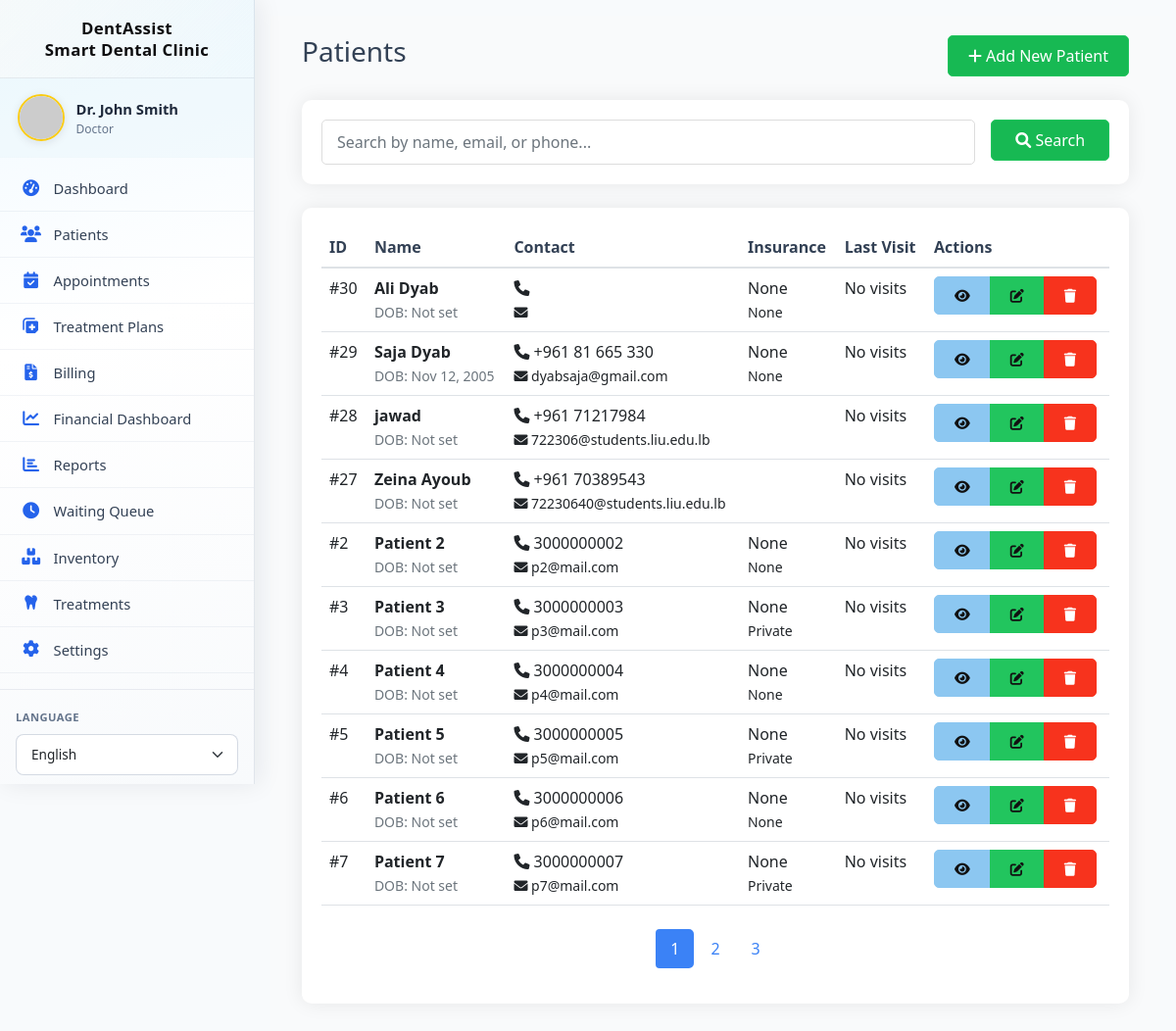
Page /patients/index.php (signed in) on the committed database.
### tables this page shows
CREATE TABLE `patients` (
  `id` int(11) NOT NULL,
  `user_id` int(11) DEFAULT NULL,
  `full_name` varchar(100) NOT NULL,
  `date_of_birth` date DEFAULT NULL,
  `gender` enum('male','female','other') DEFAULT NULL,
  `phone` varchar(20) DEFAULT NULL,
  `email` varchar(100) DEFAULT NULL,
  `emergency_contact_name` varchar(100) DEFAULT NULL,
  `emergency_contact_phone` varchar(20) DEFAULT NULL,
  `emergency_contact_relation` varchar(50) DEFAULT NULL,
  `insurance_provider` varchar(100) DEFAULT NULL,
  `insurance_id` varchar(50) DEFAULT NULL,
  `insurance_type` enum('Private','Social Security','Medicaid','None') DEFAULT 'None',
  `insurance_coverage` int(11) DEFAULT 0,
  `medical_history` text DEFAULT NULL,
  `allergies` text DEFAULT NULL,
  `current_medications` text DEFAULT NULL,
  `past_surgeries` text DEFAULT NULL,
  `chronic_conditions` text DEFAULT NULL,
  `dental_history` text DEFAULT NULL,
  `previous_dentist` varchar(100) DEFAULT NULL,
  `last_visit_date` date DEFAULT NULL,
  `address_line1` varchar(255) DEFAULT NULL,
  `address_line2` varchar(255) DEFAULT NULL,
  `address` varchar(500) DEFAULT NULL,
  `city` varchar(100) DEFAULT NULL,
  `state` varchar(50) DEFAULT NULL,
  `postal_code` varchar(20) DEFAULT NULL,
  `country` varchar(50) DEFAULT 'USA',
  `points` int(11) DEFAULT 0,
  `subscription_type` enum('none','basic','premium','family') DEFAULT 'none',
  `subscription_start_date` date DEFAULT NULL,
  `subscription_end_date` date DEFAULT NULL,
  `referral_code` varchar(20) DEFAULT NULL,
  `referred_by` int(11) DEFAULT NULL,
  `created_at` timestamp NOT NULL DEFAULT current_timestamp(),
  `updated_at` timestamp NOT NULL DEFAULT current_timestamp() ON UPDATE current_timestamp(),
  `created_by` int(11) DEFAULT NULL,
  `subscription_status` enum('none','pending','active','expired') DEFAULT 'none'
);

### api/_helpers.php (called while the page is built, shortened)
<?php
function repo_patient_count_by_search(string $search = ''): int
{
    $db = Database::getInstance();
    $search = trim($search);
    if ($search === '') {
        $row = $db->fetchOne('SELECT COUNT(*) AS count FROM patients');
        return (int) ($row['count'] ?? 0);
    }
    $like = '%' . $search . '%';
    $row = $db->fetchOne(
        'SELECT COUNT(*) AS count FROM patients WHERE full_name LIKE ? OR email LIKE ? OR phone LIKE ?',
        [$like, $like, $like],
        'sss'
    );
    return (int) ($row['count'] ?? 0);
}
function repo_patient_search(string $search, int $limit, int $offset): array
{
    $db = Database::getInstance();
    $search = trim($search);
    if ($search === '') {
        return $db->fetchAll(
            'SELECT * FROM patients ORDER BY created_at DESC LIMIT ? OFFSET ?',
            [$limit, $offset],
            'ii'
        );
    }
    $like = '%' . $search . '%';
    return $db->fetchAll(
        'SELECT * FROM patients WHERE full_name LIKE ? OR email LIKE ? OR phone LIKE ? ORDER BY created_at DESC LIMIT ? OFFSET ?',
        [$like, $like, $like, $limit, $offset],
        'sssii'
    );
}

### includes/db.php (called while the page is built, shortened)
<?php
class Database {
    private $host = DB_HOST;
    private $user = DB_USER;
    private $pass = DB_PASS;
    private $dbname = DB_NAME;
    private $conn;
    private static $instance = null;
    private function __construct() {
        try {
            $this->conn = new mysqli($this->host, $this->user, $this->pass, $this->dbname);
            $this->conn->set_charset("utf8mb4");
        } catch (Exception $e) {
            die("Database connection error: " . $e->getMessage());
        }
    }
    public static function getInstance() {
        if (self::$instance == null) {
            self::$instance = new Database();
        }
        return self::$instance;
    }
    public function query($sql, $params = [], $types = "") {
        $stmt = $this->conn->prepare($sql);
        if (!empty($params)) {
            if (empty($types)) {
                $types = $this->determineTypes($params);
            }
            $stmt->bind_param($types, ...$params);
        }
        if (!$stmt->execute()) {
            $err = $stmt->error ?: $this->conn->error;
            throw new Exception('Query failed: ' . $err);
        }
        return $stmt;
    }
    private function determineTypes($params) {
        $types = '';
        foreach ($params as $param) {
            if (is_int($param)) {
                $types .= 'i';
            } elseif (is_float($param)) {
                $types .= 'd';
            } elseif (is_string($param)) {
                $types .= 's';
            } else {
                $types .= 'b';
            }
        }
        return $types;
    }
    public function fetchOne($sql, $params = [], $types = "") {
        $stmt = $this->query($sql, $params, $types);
        $result = $stmt->get_result();
        if ($result && $result->num_rows > 0) {
            return $result->fetch_assoc();
        }
        return null;
    }
    public function fetchAll($sql, $params = [], $types = "") {
        $stmt = $this->query($sql, $params, $types);
        $result = $stmt->get_result();
        if ($result) {
            return $result->fetch_all(MYSQLI_ASSOC);
        }
        return [];
    }
}
?>

### includes/functions.php (called while the page is built, shortened)
<?php
require_once __DIR__ . '/db.php';
function normalizePatientOptionalDate($value): ?string
{
    if ($value === null) {
        return null;
    }
    $v = trim((string) $value);
    if ($v === '' || $v === '0000-00-00' || $v === '0000-00-00 00:00:00' || preg_match('/^0000-\d{2}-\d{2}/', $v)) {
        return null;
    }
    return $v;
}
function patientHasLastVisitDate($value): bool
{
    return normalizePatientOptionalDate($value) !== null;
}
function formatDate($date, $format = 'M d, Y')
{
    if (empty($date) || is_null($date)) {
        return 'Not set';
    }
    $s = trim((string) $date);
    if ($s === '' || $s === '0000-00-00' || $s === '0000-00-00 00:00:00' || preg_match('/^0000-\d{2}-\d{2}/', $s)) {
        return 'Not set';
    }
    try {
        $dateObj = new DateTime($date);
        $y = (int) $dateObj->format('Y');
        return $dateObj->format($format);
    } catch (Exception $e) {
        return 'Not set';
    }
}

### patients/index.php (the view, shortened to what this page needs)
<?php
require_once __DIR__ . '/../api/_helpers.php';
$search = $_GET['search'] ?? '';
$page = (int) ($_GET['page'] ?? 1);
$limit = 10;
$offset = ($page - 1) * $limit;
$total = repo_patient_count_by_search((string) $search);
$totalPages = ceil($total / $limit);
$patients = repo_patient_search((string) $search, $limit, $offset);
include '../layouts/header.php';
?>
<div class="container-fluid">
    <div class="d-flex justify-content-between align-items-center mb-4">
        <h1 class="h3">Patients</h1>
        <a href="add.php" class="btn btn-primary">
            <i class="fas fa-plus"></i> Add New Patient
        </a>
    </div>
    <div class="card mb-4">
        <div class="card-body">
            <form method="GET" class="row g-3">
                <div class="col-md-10">
                    <input type="text"
                           class="form-control"
                           name="search"
                           placeholder="Search by name, email, or phone..."
                           value="<?php echo htmlspecialchars($search); ?>">
                </div>
                <div class="col-md-2">
                    <button type="submit" class="btn btn-primary w-100">
                        <i class="fas fa-search"></i> Search
                    </button>
                </div>
            </form>
        </div>
    </div>
    <div class="card">
        <div class="card-body">
            <div class="table-responsive">
                <table class="table table-hover">
                    <thead>
                        <tr>
                            <th>ID</th>
                            <th>Name</th>
                            <th>Contact</th>
                            <th>Insurance</th>
                            <th>Last Visit</th>
                            <th>Actions</th>
                        </tr>
                    </thead>
                    <tbody>
                        <?php if (empty($patients)): ?>
                            <tr>
                                <td colspan="6" class="text-center">No patients found</td>
                            </tr>
                        <?php else: ?>
                            <?php foreach ($patients as $patient): ?>
                                <tr>
                                    <td>#<?php echo $patient['id']; ?></td>
                                    <td>
                                        <strong><?php echo htmlspecialchars($patient['full_name']); ?></strong><br>
                                        <small class="text-muted">
                                            DOB: <?php echo formatDate($patient['date_of_birth'], 'M d, Y'); ?>
                                        </small>
                                    </td>
                                    <td>
                                        <i class="fas fa-phone"></i> <?php echo $patient['phone']; ?><br>
                                        <small><i class="fas fa-envelope"></i> <?php echo $patient['email']; ?></small>
                                    </td>
                                    <td>
                                        <?php echo $patient['insurance_provider'] ?? 'None'; ?><br>
                                        <small><?php echo $patient['insurance_type'] ?? '-'; ?></small>
                                    </td>
                                    <td>
                                        <?php echo patientHasLastVisitDate($patient['last_visit_date'] ?? null)
                                            ? htmlspecialchars(formatDate(normalizePatientOptionalDate($patient['last_visit_date'] ?? null)))
                                            : 'No visits'; ?>
                                    </td>
                                    <td>
                                        <div class="btn-group" role="group">
                                            <a href="view.php?id=<?php echo $patient['id']; ?>"
                                               class="btn btn-sm btn-info" title="View">
                                                <i class="fas fa-eye"></i>
                                            </a>
                                            <a href="edit.php?id=<?php echo $patient['id']; ?>"
                                               class="btn btn-sm btn-warning" title="Edit">
                                                <i class="fas fa-edit"></i>
                                            </a>
                                            <button type="button"
                                                    class="btn btn-sm btn-danger"
                                                    onclick="deletePatient(<?php echo $patient['id']; ?>)"
                                                    title="Delete">
                                                <i class="fas fa-trash"></i>
                                            </button>
                                        </div>
                                    </td>
                                </tr>
                            <?php endforeach; ?>
                        <?php endif; ?>
                    </tbody>
                </table>
            </div>
            <?php if ($totalPages > 1): ?>
                <nav class="mt-4">
                    <ul class="pagination justify-content-center">
                        <?php for ($i = 1; $i <= $totalPages; $i++): ?>
                            <li class="page-item <?php echo $page == $i ? 'active' : ''; ?>">
                                <a class="page-link" href="?page=<?php echo $i; ?>&search=<?php echo urlencode($search); ?>">
                                    <?php echo $i; ?>
                                </a>
                            </li>
                        <?php endfor; ?>
                    </ul>
                </nav>
            <?php endif; ?>
        </div>
    </div>
</div>
<?php include '../layouts/footer.php'; ?>

### rows in the picture
patients: id "30", full_name "Ali Dyab", date_of_birth "Not set", insurance_provider "None", insurance_type "None", shows "No visits"
patients: id "29", full_name "Saja Dyab", date_of_birth "Nov 12, 2005", phone "+961 81 665 330", email "dyabsaja@gmail.com", insurance_provider "None", insurance_type "None", shows "No visits"
patients: id "28", full_name "jawad", date_of_birth "Not set", phone "+961 71217984", email "722306@students.liu.edu.lb", last_visit_date "No visits"
patients: id "27", full_name "Zeina Ayoub", date_of_birth "Not set", phone "+961 70389543", email "72230640@students.liu.edu.lb", last_visit_date "No visits"
patients: id "2", full_name "Patient 2", date_of_birth "Not set", phone "3000000002", email "p2@mail.com", insurance_provider "None", insurance_type "None", shows "No visits"
patients: id "3", full_name "Patient 3", date_of_birth "Not set", phone "3000000003", email "p3@mail.com", insurance_provider "None", insurance_type "Private", shows "No visits"
patients: id "4", full_name "Patient 4", date_of_birth "Not set", phone "3000000004", email "p4@mail.com", insurance_provider "None", insurance_type "None", shows "No visits"
patients: id "5", full_name "Patient 5", date_of_birth "Not set", phone "3000000005", email "p5@mail.com", insurance_provider "None", insurance_type "Private", shows "No visits"
patients: id "6", full_name "Patient 6", date_of_birth "Not set", phone "3000000006", email "p6@mail.com", insurance_provider "None", insurance_type "None", shows "No visits"
patients: id "7", full_name "Patient 7", date_of_birth "Not set", phone "3000000007", email "p7@mail.com", insurance_provider "None", insurance_type "Private", shows "No visits"

### other values in the picture
SITE_NAME "DentAssist Smart Dental Clinic"
$_SESSION['full_name'] "Dr. John Smith"
$role "Doctor"
__('dashboard', 'Dashboard') "Dashboard"
__('patients', 'Patients') "Patients"
__('appointments', 'Appointments') "Appointments"
__('treatment_plans', 'Treatment Plans') "Treatment Plans"
__('billing', 'Billing') "Billing"
__('financial_dashboard', 'Financial Dashboard') "Financial Dashboard"
__('reports', 'Reports') "Reports"
__('queue', 'Waiting Queue') "Waiting Queue"
__('inventory', 'Inventory') "Inventory"
__('treatments', 'Treatments') "Treatments"
__('settings', 'Settings') "Settings"
__('language', 'Language') "LANGUAGE"
